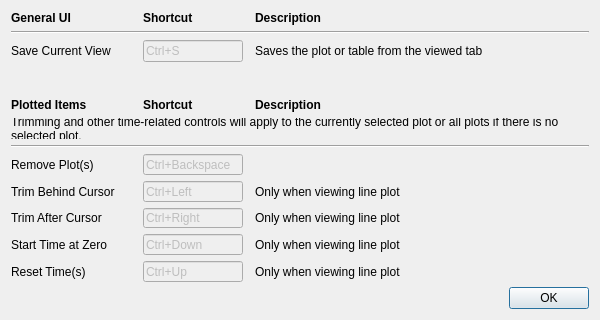
<?xml version="1.0" encoding="UTF-8"?>
<ui version="4.0">
 <class>Dialog</class>
 <widget class="QDialog" name="Dialog">
  <property name="geometry">
   <rect>
    <x>0</x>
    <y>0</y>
    <width>600</width>
    <height>299</height>
   </rect>
  </property>
  <property name="windowTitle">
   <string>Keyboard Shortcuts</string>
  </property>
  <layout class="QVBoxLayout" name="verticalLayout">
   <item>
    <layout class="QGridLayout" name="gridLayout" columnstretch="0,0,0">
     <property name="horizontalSpacing">
      <number>12</number>
     </property>
     <item row="0" column="1">
      <widget class="QLabel" name="label_2">
       <property name="sizePolicy">
        <sizepolicy hsizetype="Fixed" vsizetype="Preferred">
         <horstretch>0</horstretch>
         <verstretch>0</verstretch>
        </sizepolicy>
       </property>
       <property name="minimumSize">
        <size>
         <width>100</width>
         <height>0</height>
        </size>
       </property>
       <property name="font">
        <font>
         <weight>75</weight>
         <bold>true</bold>
        </font>
       </property>
       <property name="text">
        <string>Shortcut</string>
       </property>
      </widget>
     </item>
     <item row="2" column="1">
      <widget class="QKeySequenceEdit" name="keySequenceEdit">
       <property name="enabled">
        <bool>false</bool>
       </property>
       <property name="sizePolicy">
        <sizepolicy hsizetype="Fixed" vsizetype="Fixed">
         <horstretch>0</horstretch>
         <verstretch>0</verstretch>
        </sizepolicy>
       </property>
       <property name="maximumSize">
        <size>
         <width>100</width>
         <height>16777215</height>
        </size>
       </property>
       <property name="keySequence">
        <string>Ctrl+S</string>
       </property>
      </widget>
     </item>
     <item row="0" column="0">
      <widget class="QLabel" name="label">
       <property name="sizePolicy">
        <sizepolicy hsizetype="Fixed" vsizetype="Preferred">
         <horstretch>0</horstretch>
         <verstretch>0</verstretch>
        </sizepolicy>
       </property>
       <property name="minimumSize">
        <size>
         <width>100</width>
         <height>0</height>
        </size>
       </property>
       <property name="font">
        <font>
         <weight>75</weight>
         <bold>true</bold>
        </font>
       </property>
       <property name="text">
        <string>General UI</string>
       </property>
      </widget>
     </item>
     <item row="2" column="2">
      <widget class="QLabel" name="label_5">
       <property name="text">
        <string>Saves the plot or table from the viewed tab</string>
       </property>
       <property name="wordWrap">
        <bool>true</bool>
       </property>
      </widget>
     </item>
     <item row="0" column="2">
      <widget class="QLabel" name="label_4">
       <property name="font">
        <font>
         <weight>75</weight>
         <bold>true</bold>
        </font>
       </property>
       <property name="text">
        <string>Description</string>
       </property>
      </widget>
     </item>
     <item row="2" column="0">
      <widget class="QLabel" name="label_3">
       <property name="sizePolicy">
        <sizepolicy hsizetype="Fixed" vsizetype="Preferred">
         <horstretch>0</horstretch>
         <verstretch>0</verstretch>
        </sizepolicy>
       </property>
       <property name="minimumSize">
        <size>
         <width>120</width>
         <height>0</height>
        </size>
       </property>
       <property name="text">
        <string>Save Current View</string>
       </property>
      </widget>
     </item>
     <item row="1" column="0" colspan="3">
      <widget class="Line" name="line_2">
       <property name="orientation">
        <enum>Qt::Horizontal</enum>
       </property>
      </widget>
     </item>
    </layout>
   </item>
   <item>
    <spacer name="verticalSpacer_2">
     <property name="orientation">
      <enum>Qt::Vertical</enum>
     </property>
     <property name="sizeType">
      <enum>QSizePolicy::Fixed</enum>
     </property>
     <property name="sizeHint" stdset="0">
      <size>
       <width>20</width>
       <height>30</height>
      </size>
     </property>
    </spacer>
   </item>
   <item>
    <layout class="QGridLayout" name="gridLayout_2" columnstretch="0,0,0">
     <property name="horizontalSpacing">
      <number>12</number>
     </property>
     <item row="6" column="1">
      <widget class="QKeySequenceEdit" name="keySequenceEdit_8">
       <property name="enabled">
        <bool>false</bool>
       </property>
       <property name="sizePolicy">
        <sizepolicy hsizetype="Fixed" vsizetype="Fixed">
         <horstretch>0</horstretch>
         <verstretch>0</verstretch>
        </sizepolicy>
       </property>
       <property name="maximumSize">
        <size>
         <width>100</width>
         <height>16777215</height>
        </size>
       </property>
       <property name="keySequence">
        <string>Ctrl+Down</string>
       </property>
      </widget>
     </item>
     <item row="2" column="0" colspan="3">
      <widget class="Line" name="line">
       <property name="orientation">
        <enum>Qt::Horizontal</enum>
       </property>
      </widget>
     </item>
     <item row="7" column="2">
      <widget class="QLabel" name="label_19">
       <property name="text">
        <string>Only when viewing line plot</string>
       </property>
      </widget>
     </item>
     <item row="6" column="0">
      <widget class="QLabel" name="label_17">
       <property name="sizePolicy">
        <sizepolicy hsizetype="Fixed" vsizetype="Preferred">
         <horstretch>0</horstretch>
         <verstretch>0</verstretch>
        </sizepolicy>
       </property>
       <property name="minimumSize">
        <size>
         <width>120</width>
         <height>0</height>
        </size>
       </property>
       <property name="text">
        <string>Start Time at Zero</string>
       </property>
      </widget>
     </item>
     <item row="5" column="0">
      <widget class="QLabel" name="label_15">
       <property name="sizePolicy">
        <sizepolicy hsizetype="Fixed" vsizetype="Preferred">
         <horstretch>0</horstretch>
         <verstretch>0</verstretch>
        </sizepolicy>
       </property>
       <property name="minimumSize">
        <size>
         <width>120</width>
         <height>0</height>
        </size>
       </property>
       <property name="text">
        <string>Trim After Cursor</string>
       </property>
      </widget>
     </item>
     <item row="6" column="2">
      <widget class="QLabel" name="label_16">
       <property name="text">
        <string>Only when viewing line plot</string>
       </property>
      </widget>
     </item>
     <item row="4" column="0">
      <widget class="QLabel" name="label_13">
       <property name="sizePolicy">
        <sizepolicy hsizetype="Fixed" vsizetype="Preferred">
         <horstretch>0</horstretch>
         <verstretch>0</verstretch>
        </sizepolicy>
       </property>
       <property name="minimumSize">
        <size>
         <width>120</width>
         <height>0</height>
        </size>
       </property>
       <property name="text">
        <string>Trim Behind Cursor</string>
       </property>
      </widget>
     </item>
     <item row="3" column="0">
      <widget class="QLabel" name="label_9">
       <property name="sizePolicy">
        <sizepolicy hsizetype="Fixed" vsizetype="Preferred">
         <horstretch>0</horstretch>
         <verstretch>0</verstretch>
        </sizepolicy>
       </property>
       <property name="minimumSize">
        <size>
         <width>120</width>
         <height>0</height>
        </size>
       </property>
       <property name="text">
        <string>Remove Plot(s)</string>
       </property>
      </widget>
     </item>
     <item row="5" column="2">
      <widget class="QLabel" name="label_14">
       <property name="text">
        <string>Only when viewing line plot</string>
       </property>
      </widget>
     </item>
     <item row="0" column="0">
      <widget class="QLabel" name="label_6">
       <property name="sizePolicy">
        <sizepolicy hsizetype="Fixed" vsizetype="Preferred">
         <horstretch>0</horstretch>
         <verstretch>0</verstretch>
        </sizepolicy>
       </property>
       <property name="minimumSize">
        <size>
         <width>100</width>
         <height>0</height>
        </size>
       </property>
       <property name="font">
        <font>
         <weight>75</weight>
         <bold>true</bold>
        </font>
       </property>
       <property name="text">
        <string>Plotted Items</string>
       </property>
      </widget>
     </item>
     <item row="0" column="2">
      <widget class="QLabel" name="label_8">
       <property name="font">
        <font>
         <weight>75</weight>
         <bold>true</bold>
        </font>
       </property>
       <property name="text">
        <string>Description</string>
       </property>
      </widget>
     </item>
     <item row="7" column="0">
      <widget class="QLabel" name="label_10">
       <property name="sizePolicy">
        <sizepolicy hsizetype="Fixed" vsizetype="Preferred">
         <horstretch>0</horstretch>
         <verstretch>0</verstretch>
        </sizepolicy>
       </property>
       <property name="minimumSize">
        <size>
         <width>120</width>
         <height>0</height>
        </size>
       </property>
       <property name="text">
        <string>Reset Time(s)</string>
       </property>
      </widget>
     </item>
     <item row="4" column="2">
      <widget class="QLabel" name="label_12">
       <property name="text">
        <string>Only when viewing line plot</string>
       </property>
      </widget>
     </item>
     <item row="5" column="1">
      <widget class="QKeySequenceEdit" name="keySequenceEdit_6">
       <property name="enabled">
        <bool>false</bool>
       </property>
       <property name="sizePolicy">
        <sizepolicy hsizetype="Fixed" vsizetype="Fixed">
         <horstretch>0</horstretch>
         <verstretch>0</verstretch>
        </sizepolicy>
       </property>
       <property name="maximumSize">
        <size>
         <width>100</width>
         <height>16777215</height>
        </size>
       </property>
       <property name="keySequence">
        <string>Ctrl+Right</string>
       </property>
      </widget>
     </item>
     <item row="7" column="1">
      <widget class="QKeySequenceEdit" name="keySequenceEdit_11">
       <property name="enabled">
        <bool>false</bool>
       </property>
       <property name="sizePolicy">
        <sizepolicy hsizetype="Fixed" vsizetype="Fixed">
         <horstretch>0</horstretch>
         <verstretch>0</verstretch>
        </sizepolicy>
       </property>
       <property name="maximumSize">
        <size>
         <width>100</width>
         <height>16777215</height>
        </size>
       </property>
       <property name="keySequence">
        <string>Ctrl+Up</string>
       </property>
      </widget>
     </item>
     <item row="3" column="1">
      <widget class="QKeySequenceEdit" name="keySequenceEdit_3">
       <property name="enabled">
        <bool>false</bool>
       </property>
       <property name="sizePolicy">
        <sizepolicy hsizetype="Fixed" vsizetype="Fixed">
         <horstretch>0</horstretch>
         <verstretch>0</verstretch>
        </sizepolicy>
       </property>
       <property name="maximumSize">
        <size>
         <width>100</width>
         <height>16777215</height>
        </size>
       </property>
       <property name="keySequence">
        <string>Ctrl+Backspace</string>
       </property>
      </widget>
     </item>
     <item row="4" column="1">
      <widget class="QKeySequenceEdit" name="keySequenceEdit_4">
       <property name="enabled">
        <bool>false</bool>
       </property>
       <property name="sizePolicy">
        <sizepolicy hsizetype="Fixed" vsizetype="Fixed">
         <horstretch>0</horstretch>
         <verstretch>0</verstretch>
        </sizepolicy>
       </property>
       <property name="maximumSize">
        <size>
         <width>100</width>
         <height>16777215</height>
        </size>
       </property>
       <property name="keySequence">
        <string>Ctrl+Left</string>
       </property>
      </widget>
     </item>
     <item row="0" column="1">
      <widget class="QLabel" name="label_11">
       <property name="sizePolicy">
        <sizepolicy hsizetype="Fixed" vsizetype="Preferred">
         <horstretch>0</horstretch>
         <verstretch>0</verstretch>
        </sizepolicy>
       </property>
       <property name="minimumSize">
        <size>
         <width>100</width>
         <height>0</height>
        </size>
       </property>
       <property name="font">
        <font>
         <weight>75</weight>
         <bold>true</bold>
        </font>
       </property>
       <property name="text">
        <string>Shortcut</string>
       </property>
      </widget>
     </item>
     <item row="1" column="0" colspan="3">
      <widget class="QLabel" name="info_label_plot_items">
       <property name="text">
        <string>Trimming and other time-related controls will apply to the currently selected plot or all plots if there is no selected plot.</string>
       </property>
       <property name="wordWrap">
        <bool>true</bool>
       </property>
      </widget>
     </item>
    </layout>
   </item>
   <item>
    <spacer name="verticalSpacer">
     <property name="orientation">
      <enum>Qt::Vertical</enum>
     </property>
     <property name="sizeHint" stdset="0">
      <size>
       <width>20</width>
       <height>2</height>
      </size>
     </property>
    </spacer>
   </item>
   <item>
    <widget class="QDialogButtonBox" name="btn_ok">
     <property name="orientation">
      <enum>Qt::Horizontal</enum>
     </property>
     <property name="standardButtons">
      <set>QDialogButtonBox::Ok</set>
     </property>
    </widget>
   </item>
  </layout>
 </widget>
 <resources/>
 <connections>
  <connection>
   <sender>btn_ok</sender>
   <signal>accepted()</signal>
   <receiver>Dialog</receiver>
   <slot>accept()</slot>
   <hints>
    <hint type="sourcelabel">
     <x>248</x>
     <y>254</y>
    </hint>
    <hint type="destinationlabel">
     <x>157</x>
     <y>274</y>
    </hint>
   </hints>
  </connection>
 </connections>
</ui>
